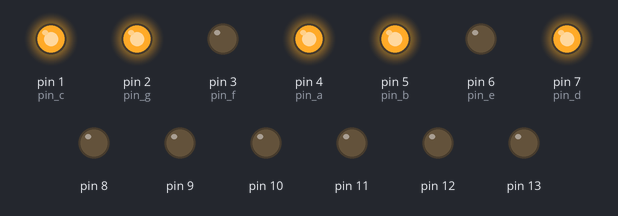
This sketch was run on a simulated Arduino Uno, built with avr-gcc and run on an emulated ATmega328P. Shown: output pins drawn as LEDs (lit = HIGH).

Above: at 0.1 s.
At 3.1 s:
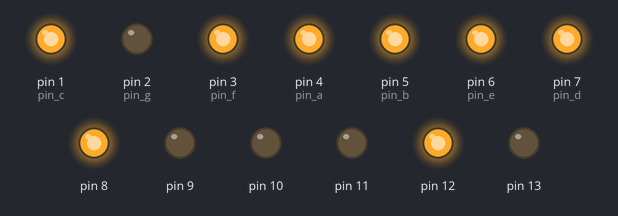
At 9.1 s:
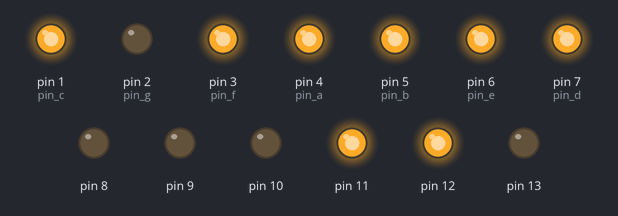
At 21.1 s:
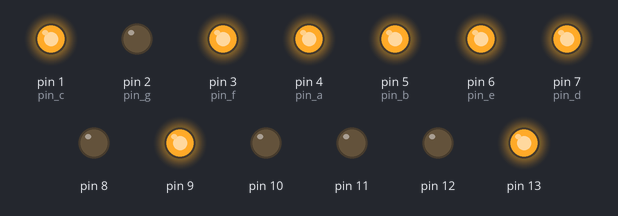
At 27.1 s:
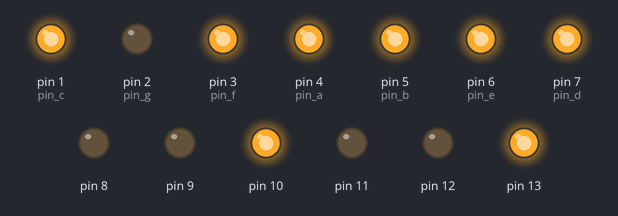
At 33.1 s:
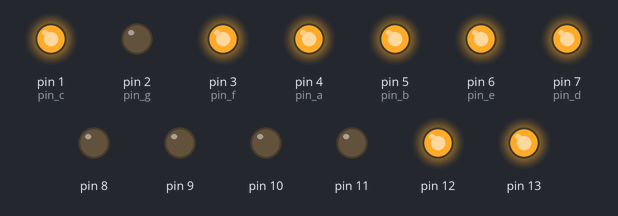
Timing chart, 0 to 40.0 s (numbered marks = the images above):
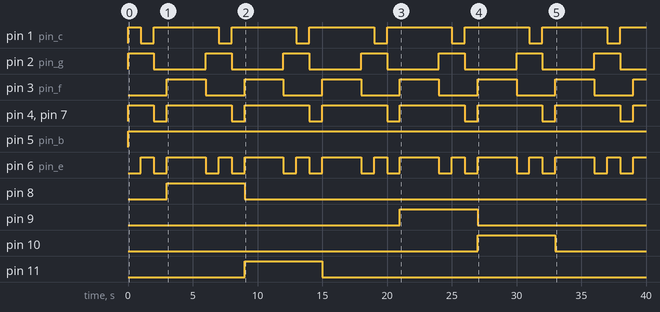

The sketch:

codigo.ino
```cpp
int pin_a = 4;
int pin_b = 5;
int pin_c = 1;
int pin_d = 7;
int pin_e = 6;
int pin_f = 3;
int pin_g = 2;

void setup()
{
  pinMode(8, OUTPUT);
  pinMode(9, OUTPUT);
  pinMode(10, OUTPUT);
  pinMode(11, OUTPUT);
  pinMode(12, OUTPUT);
  pinMode(13, OUTPUT);
  pinMode(pin_e, OUTPUT);
 pinMode(pin_c, OUTPUT);
 pinMode(pin_b, OUTPUT);
 pinMode(pin_g, OUTPUT);
 pinMode(pin_f, OUTPUT);
 pinMode(pin_a, OUTPUT);
 pinMode(pin_d, OUTPUT);

}
  void loop ()
  {
  digitalWrite(pin_c, HIGH);
  digitalWrite(pin_a, HIGH);
  digitalWrite(pin_b, HIGH);
  digitalWrite(pin_g, HIGH);
  digitalWrite(pin_d, HIGH);
  delay(1000); // Wait for 1000 millisecond(s)
  digitalWrite(pin_c, LOW);
  digitalWrite(pin_a, LOW);
  digitalWrite(pin_b, LOW);
  digitalWrite(pin_g, LOW);
  digitalWrite(pin_d, LOW);
  digitalWrite(pin_d, HIGH);
  digitalWrite(pin_a, HIGH);
  digitalWrite(pin_b, HIGH);
  digitalWrite(pin_g, HIGH);
  digitalWrite(pin_e, HIGH);
  delay(1000); // Wait for 1000 millisecond(s)
  digitalWrite(pin_d, LOW);
  digitalWrite(pin_a, LOW);
  digitalWrite(pin_b, LOW);
  digitalWrite(pin_g, LOW);
  digitalWrite(pin_e, LOW);

  digitalWrite(pin_b, HIGH);
  digitalWrite(pin_c, HIGH);
delay(1000); // Wait for 1000 millisecond(s)
 digitalWrite(pin_b, LOW);
  digitalWrite(pin_c, LOW);
digitalWrite(pin_e, HIGH);
  digitalWrite(pin_a, HIGH);
  digitalWrite(pin_b, HIGH);
  digitalWrite(pin_c, HIGH);
  digitalWrite(pin_d, HIGH);
digitalWrite(pin_f, HIGH);


digitalWrite(13, LOW);
digitalWrite(8, HIGH);

  digitalWrite(12, HIGH);
  digitalWrite(13, LOW);
  delay(3000); // Wait for 1000 millisecond(s)
  digitalWrite(pin_e, LOW);
  digitalWrite(pin_a, LOW);
  digitalWrite(pin_b, LOW);
  digitalWrite(pin_c, LOW);
  digitalWrite(pin_d, LOW);
digitalWrite(pin_f, LOW);
digitalWrite(pin_c, HIGH);
  digitalWrite(pin_a, HIGH);
  digitalWrite(pin_b, HIGH);
  digitalWrite(pin_g, HIGH);
  digitalWrite(pin_d, HIGH);
  delay(1000); // Wait for 1000 millisecond(s)
  digitalWrite(pin_c, LOW);
  digitalWrite(pin_a, LOW);
  digitalWrite(pin_b, LOW);
  digitalWrite(pin_g, LOW);
  digitalWrite(pin_d, LOW);
  digitalWrite(pin_d, HIGH);
  digitalWrite(pin_a, HIGH);
  digitalWrite(pin_b, HIGH);
  digitalWrite(pin_g, HIGH);
  digitalWrite(pin_e, HIGH);
  delay(1000); // Wait for 1000 millisecond(s)
  digitalWrite(pin_d, LOW);
  digitalWrite(pin_a, LOW);
  digitalWrite(pin_b, LOW);
  digitalWrite(pin_g, LOW);
  digitalWrite(pin_e, LOW);

  digitalWrite(pin_b, HIGH);
  digitalWrite(pin_c, HIGH);
delay(1000); // Wait for 1000 millisecond(s)
 digitalWrite(pin_b, LOW);
  digitalWrite(pin_c, LOW);
digitalWrite(pin_e, HIGH);
  digitalWrite(pin_a, HIGH);
  digitalWrite(pin_b, HIGH);
  digitalWrite(pin_c, HIGH);
  digitalWrite(pin_d, HIGH);
digitalWrite(pin_f, HIGH);
digitalWrite(8, LOW);
 digitalWrite(11, HIGH);
  delay(3000); // Wait for 1000 millisecond(s)
 digitalWrite(pin_e, LOW);
  digitalWrite(pin_a, LOW);
  digitalWrite(pin_b, LOW);
  digitalWrite(pin_c, LOW);
  digitalWrite(pin_d, LOW);
digitalWrite(pin_f, LOW);
digitalWrite(pin_c, HIGH);
  digitalWrite(pin_a, HIGH);
  digitalWrite(pin_b, HIGH);
  digitalWrite(pin_g, HIGH);
  digitalWrite(pin_d, HIGH);
  delay(1000); // Wait for 1000 millisecond(s)
  digitalWrite(pin_c, LOW);
  digitalWrite(pin_a, LOW);
  digitalWrite(pin_b, LOW);
  digitalWrite(pin_g, LOW);
  digitalWrite(pin_d, LOW);
  digitalWrite(pin_d, HIGH);
  digitalWrite(pin_a, HIGH);
  digitalWrite(pin_b, HIGH);
  digitalWrite(pin_g, HIGH);
  digitalWrite(pin_e, HIGH);
  delay(1000); // Wait for 1000 millisecond(s)
  digitalWrite(pin_d, LOW);
  digitalWrite(pin_a, LOW);
  digitalWrite(pin_b, LOW);
  digitalWrite(pin_g, LOW);
  digitalWrite(pin_e, LOW);

  digitalWrite(pin_b, HIGH);
  digitalWrite(pin_c, HIGH);
delay(1000); // Wait for 1000 millisecond(s)
 digitalWrite(pin_b, LOW);
  digitalWrite(pin_c, LOW);
digitalWrite(pin_e, HIGH);
  digitalWrite(pin_a, HIGH);
  digitalWrite(pin_b, HIGH);
  digitalWrite(pin_c, HIGH);
  digitalWrite(pin_d, HIGH);
digitalWrite(pin_f, HIGH);
digitalWrite(13, HIGH);
digitalWrite(11, LOW);
  delay(3000); // Wait for 1000 millisecond(s)
 digitalWrite(pin_e, LOW);
  digitalWrite(pin_a, LOW);
  digitalWrite(pin_b, LOW);
  digitalWrite(pin_c, LOW);
  digitalWrite(pin_d, LOW);
digitalWrite(pin_f, LOW);
digitalWrite(pin_c, HIGH);
  digitalWrite(pin_a, HIGH);
  digitalWrite(pin_b, HIGH);
  digitalWrite(pin_g, HIGH);
  digitalWrite(pin_d, HIGH);
  delay(1000); // Wait for 1000 millisecond(s)
  digitalWrite(pin_c, LOW);
  digitalWrite(pin_a, LOW);
  digitalWrite(pin_b, LOW);
  digitalWrite(pin_g, LOW);
  digitalWrite(pin_d, LOW);
  digitalWrite(pin_d, HIGH);
  digitalWrite(pin_a, HIGH);
  digitalWrite(pin_b, HIGH);
  digitalWrite(pin_g, HIGH);
  digitalWrite(pin_e, HIGH);
  delay(1000); // Wait for 1000 millisecond(s)
  digitalWrite(pin_d, LOW);
  digitalWrite(pin_a, LOW);
  digitalWrite(pin_b, LOW);
  digitalWrite(pin_g, LOW);
  digitalWrite(pin_e, LOW);

  digitalWrite(pin_b, HIGH);
  digitalWrite(pin_c, HIGH);
delay(1000); // Wait for 1000 millisecond(s)
 digitalWrite(pin_b, LOW);
  digitalWrite(pin_c, LOW);
digitalWrite(pin_e, HIGH);
  digitalWrite(pin_a, HIGH);
  digitalWrite(pin_b, HIGH);
  digitalWrite(pin_c, HIGH);
  digitalWrite(pin_d, HIGH);
digitalWrite(pin_f, HIGH);
digitalWrite(9, HIGH);
digitalWrite(12, LOW);
delay(3000); // Wait for 1000 millisecond(s)
  digitalWrite(pin_e, LOW);
  digitalWrite(pin_a, LOW);
  digitalWrite(pin_b, LOW);
  digitalWrite(pin_c, LOW);
  digitalWrite(pin_d, LOW);
digitalWrite(pin_f, LOW);
digitalWrite(pin_c, HIGH);
  digitalWrite(pin_a, HIGH);
  digitalWrite(pin_b, HIGH);
  digitalWrite(pin_g, HIGH);
  digitalWrite(pin_d, HIGH);
  delay(1000); // Wait for 1000 millisecond(s)
  digitalWrite(pin_c, LOW);
  digitalWrite(pin_a, LOW);
  digitalWrite(pin_b, LOW);
  digitalWrite(pin_g, LOW);
  digitalWrite(pin_d, LOW);
  digitalWrite(pin_d, HIGH);
  digitalWrite(pin_a, HIGH);
  digitalWrite(pin_b, HIGH);
  digitalWrite(pin_g, HIGH);
  digitalWrite(pin_e, HIGH);
  delay(1000); // Wait for 1000 millisecond(s)
  digitalWrite(pin_d, LOW);
  digitalWrite(pin_a, LOW);
  digitalWrite(pin_b, LOW);
  digitalWrite(pin_g, LOW);
  digitalWrite(pin_e, LOW);

  digitalWrite(pin_b, HIGH);
  digitalWrite(pin_c, HIGH);
delay(1000); // Wait for 1000 millisecond(s)
 digitalWrite(pin_b, LOW);
  digitalWrite(pin_c, LOW);
digitalWrite(pin_e, HIGH);
  digitalWrite(pin_a, HIGH);
  digitalWrite(pin_b, HIGH);
  digitalWrite(pin_c, HIGH);
  digitalWrite(pin_d, HIGH);
digitalWrite(pin_f, HIGH);
digitalWrite(10, HIGH);
 digitalWrite(9, LOW);
    delay(3000); // Wait for 1000 millisecond(s)
 digitalWrite(pin_e, LOW);
  digitalWrite(pin_a, LOW);
  digitalWrite(pin_b, LOW);
  digitalWrite(pin_c, LOW);
  digitalWrite(pin_d, LOW);
digitalWrite(pin_f, LOW);
digitalWrite(pin_c, HIGH);
  digitalWrite(pin_a, HIGH);
  digitalWrite(pin_b, HIGH);
  digitalWrite(pin_g, HIGH);
  digitalWrite(pin_d, HIGH);
  delay(1000); // Wait for 1000 millisecond(s)
  digitalWrite(pin_c, LOW);
  digitalWrite(pin_a, LOW);
  digitalWrite(pin_b, LOW);
  digitalWrite(pin_g, LOW);
  digitalWrite(pin_d, LOW);
  digitalWrite(pin_d, HIGH);
  digitalWrite(pin_a, HIGH);
  digitalWrite(pin_b, HIGH);
  digitalWrite(pin_g, HIGH);
  digitalWrite(pin_e, HIGH);
  delay(1000); // Wait for 1000 millisecond(s)
  digitalWrite(pin_d, LOW);
  digitalWrite(pin_a, LOW);
  digitalWrite(pin_b, LOW);
  digitalWrite(pin_g, LOW);
  digitalWrite(pin_e, LOW);

  digitalWrite(pin_b, HIGH);
  digitalWrite(pin_c, HIGH);
delay(1000); // Wait for 1000 millisecond(s)
 digitalWrite(pin_b, LOW);
  digitalWrite(pin_c, LOW);
digitalWrite(pin_e, HIGH);
  digitalWrite(pin_a, HIGH);
  digitalWrite(pin_b, HIGH);
  digitalWrite(pin_c, HIGH);
  digitalWrite(pin_d, HIGH);
digitalWrite(pin_f, HIGH);
digitalWrite(10, LOW);
    digitalWrite(12, HIGH);
delay(3000);
 digitalWrite(pin_e, LOW);
  digitalWrite(pin_a, LOW);
  digitalWrite(pin_b, LOW);
  digitalWrite(pin_c, LOW);
  digitalWrite(pin_d, LOW);
digitalWrite(pin_f, LOW);
digitalWrite(pin_c, HIGH);
  digitalWrite(pin_a, HIGH);
  digitalWrite(pin_b, HIGH);
  digitalWrite(pin_g, HIGH);
  digitalWrite(pin_d, HIGH);
  delay(1000); // Wait for 1000 millisecond(s)
  digitalWrite(pin_c, LOW);
  digitalWrite(pin_a, LOW);
  digitalWrite(pin_b, LOW);
  digitalWrite(pin_g, LOW);
  digitalWrite(pin_d, LOW);
  digitalWrite(pin_d, HIGH);
  digitalWrite(pin_a, HIGH);
  digitalWrite(pin_b, HIGH);
  digitalWrite(pin_g, HIGH);
  digitalWrite(pin_e, HIGH);
  delay(1000); // Wait for 1000 millisecond(s)
  digitalWrite(pin_d, LOW);
  digitalWrite(pin_a, LOW);
  digitalWrite(pin_b, LOW);
  digitalWrite(pin_g, LOW);
  digitalWrite(pin_e, LOW);

  digitalWrite(pin_b, HIGH);
  digitalWrite(pin_c, HIGH);
delay(1000); // Wait for 1000 millisecond(s)
 digitalWrite(pin_b, LOW);
  digitalWrite(pin_c, LOW);
digitalWrite(pin_e, HIGH);
  digitalWrite(pin_a, HIGH);
  digitalWrite(pin_b, HIGH);
  digitalWrite(pin_c, HIGH);
  digitalWrite(pin_d, HIGH);
digitalWrite(pin_f, HIGH);
 delay(1000); // Wait for 1000 millisecond(s)
 pinMode(pin_e, LOW);
 pinMode(pin_c, LOW);
 pinMode(pin_b, LOW);
 pinMode(pin_g, LOW);
 pinMode(pin_f, LOW);
 pinMode(pin_a, LOW);
 pinMode(pin_d, LOW);

}
```

Measured:
- by itself, pin 1 (pin_c), pin 4 (pin_a), pin 7 (pin_d): repeats every 6.0 s: LOW 1.0 s, HIGH 5.0 s
- by itself, pin 2 (pin_g): alternates HIGH for 2.0 s and LOW for 4.0 s
- by itself, pin 3 (pin_f): alternates HIGH for 3.0 s and LOW for 3.0 s
- by itself, pin 5 (pin_b): LOW → HIGH at 0.00 s
- by itself, pin 6 (pin_e): repeats every 6.0 s: LOW 1.0 s, HIGH 3.0 s, LOW 1.0 s, HIGH 1.0 s
- by itself, pin 8: LOW → HIGH at 3.0 s, → LOW 6.0 s later
- by itself, pin 9: LOW → HIGH at 21.0 s, → LOW 6.0 s later
- by itself, pin 10: LOW → HIGH at 27.0 s, → LOW 6.0 s later
